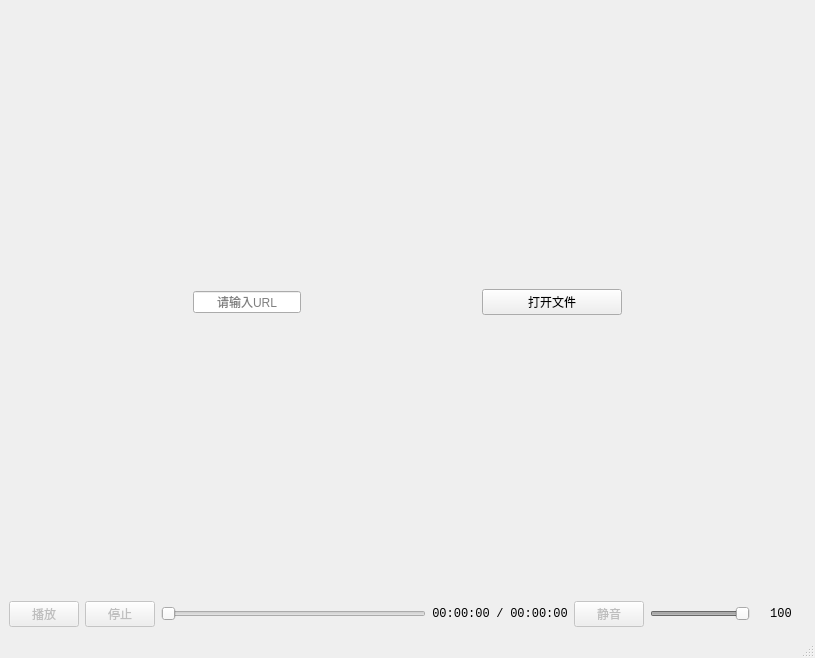
<?xml version="1.0" encoding="UTF-8"?>
<ui version="4.0">
 <class>MainWindow</class>
 <widget class="QMainWindow" name="MainWindow">
  <property name="geometry">
   <rect>
    <x>0</x>
    <y>0</y>
    <width>815</width>
    <height>658</height>
   </rect>
  </property>
  <property name="windowTitle">
   <string>MainWindow</string>
  </property>
  <widget class="QWidget" name="centralwidget">
   <layout class="QVBoxLayout" name="verticalLayout">
    <item>
     <widget class="QStackedWidget" name="playWidget">
      <property name="minimumSize">
       <size>
        <width>0</width>
        <height>300</height>
       </size>
      </property>
      <property name="currentIndex">
       <number>0</number>
      </property>
      <widget class="QWidget" name="openFilePage">
       <layout class="QHBoxLayout" name="horizontalLayout_5">
        <item>
         <widget class="QLineEdit" name="URLInput">
          <property name="sizePolicy">
           <sizepolicy hsizetype="Fixed" vsizetype="Fixed">
            <horstretch>0</horstretch>
            <verstretch>0</verstretch>
           </sizepolicy>
          </property>
          <property name="text">
           <string/>
          </property>
          <property name="alignment">
           <set>Qt::AlignCenter</set>
          </property>
          <property name="dragEnabled">
           <bool>false</bool>
          </property>
          <property name="placeholderText">
           <string>请输入URL</string>
          </property>
         </widget>
        </item>
        <item>
         <widget class="QPushButton" name="openFileBtn">
          <property name="maximumSize">
           <size>
            <width>140</width>
            <height>16777215</height>
           </size>
          </property>
          <property name="text">
           <string>打开文件</string>
          </property>
         </widget>
        </item>
       </layout>
      </widget>
      <widget class="QWidget" name="videoPage">
       <layout class="QGridLayout" name="gridLayout">
        <item row="0" column="0">
         <widget class="VideoWidget" name="videoWidget" native="true"/>
        </item>
       </layout>
      </widget>
     </widget>
    </item>
    <item>
     <layout class="QHBoxLayout" name="horizontalLayout">
      <item>
       <layout class="QHBoxLayout" name="horizontalLayout_2">
        <item>
         <widget class="QPushButton" name="playBtn">
          <property name="enabled">
           <bool>false</bool>
          </property>
          <property name="maximumSize">
           <size>
            <width>70</width>
            <height>16777215</height>
           </size>
          </property>
          <property name="text">
           <string>播放</string>
          </property>
         </widget>
        </item>
        <item>
         <widget class="QPushButton" name="stopBtn">
          <property name="enabled">
           <bool>false</bool>
          </property>
          <property name="maximumSize">
           <size>
            <width>70</width>
            <height>16777215</height>
           </size>
          </property>
          <property name="text">
           <string>停止</string>
          </property>
         </widget>
        </item>
        <item>
         <layout class="QHBoxLayout" name="horizontalLayout_3">
          <item>
           <widget class="VideoSlider" name="timeSlider">
            <property name="enabled">
             <bool>false</bool>
            </property>
            <property name="minimumSize">
             <size>
              <width>250</width>
              <height>0</height>
             </size>
            </property>
            <property name="orientation">
             <enum>Qt::Horizontal</enum>
            </property>
           </widget>
          </item>
          <item>
           <widget class="QLabel" name="timeLabel">
            <property name="minimumSize">
             <size>
              <width>0</width>
              <height>0</height>
             </size>
            </property>
            <property name="maximumSize">
             <size>
              <width>110</width>
              <height>16777215</height>
             </size>
            </property>
            <property name="font">
             <font>
              <family>Consolas</family>
             </font>
            </property>
            <property name="text">
             <string>00:00:00</string>
            </property>
            <property name="alignment">
             <set>Qt::AlignCenter</set>
            </property>
           </widget>
          </item>
          <item>
           <widget class="QLabel" name="label_2">
            <property name="font">
             <font>
              <family>Consolas</family>
             </font>
            </property>
            <property name="text">
             <string>/</string>
            </property>
            <property name="alignment">
             <set>Qt::AlignCenter</set>
            </property>
           </widget>
          </item>
          <item>
           <widget class="QLabel" name="durationLabel">
            <property name="maximumSize">
             <size>
              <width>110</width>
              <height>16777215</height>
             </size>
            </property>
            <property name="font">
             <font>
              <family>Consolas</family>
             </font>
            </property>
            <property name="text">
             <string>00:00:00</string>
            </property>
            <property name="alignment">
             <set>Qt::AlignCenter</set>
            </property>
           </widget>
          </item>
         </layout>
        </item>
        <item>
         <layout class="QHBoxLayout" name="horizontalLayout_4">
          <item>
           <widget class="QPushButton" name="muteBtn">
            <property name="enabled">
             <bool>false</bool>
            </property>
            <property name="maximumSize">
             <size>
              <width>70</width>
              <height>16777215</height>
             </size>
            </property>
            <property name="text">
             <string>静音</string>
            </property>
           </widget>
          </item>
          <item>
           <widget class="VideoSlider" name="volumnSlider">
            <property name="enabled">
             <bool>false</bool>
            </property>
            <property name="minimumSize">
             <size>
              <width>100</width>
              <height>0</height>
             </size>
            </property>
            <property name="maximumSize">
             <size>
              <width>100</width>
              <height>16777215</height>
             </size>
            </property>
            <property name="maximum">
             <number>100</number>
            </property>
            <property name="value">
             <number>100</number>
            </property>
            <property name="orientation">
             <enum>Qt::Horizontal</enum>
            </property>
           </widget>
          </item>
          <item>
           <widget class="QLabel" name="volumnLabel">
            <property name="minimumSize">
             <size>
              <width>30</width>
              <height>0</height>
             </size>
            </property>
            <property name="maximumSize">
             <size>
              <width>50</width>
              <height>16777215</height>
             </size>
            </property>
            <property name="font">
             <font>
              <family>Consolas</family>
             </font>
            </property>
            <property name="text">
             <string>100</string>
            </property>
            <property name="alignment">
             <set>Qt::AlignCenter</set>
            </property>
           </widget>
          </item>
         </layout>
        </item>
       </layout>
      </item>
     </layout>
    </item>
   </layout>
  </widget>
  <widget class="QMenuBar" name="menubar">
   <property name="geometry">
    <rect>
     <x>0</x>
     <y>0</y>
     <width>815</width>
     <height>21</height>
    </rect>
   </property>
  </widget>
  <widget class="QStatusBar" name="statusbar"/>
 </widget>
 <customwidgets>
  <customwidget>
   <class>VideoWidget</class>
   <extends>QWidget</extends>
   <header>videowidget.h</header>
   <container>1</container>
  </customwidget>
  <customwidget>
   <class>VideoSlider</class>
   <extends>QSlider</extends>
   <header>videoslider.h</header>
  </customwidget>
 </customwidgets>
 <resources/>
 <connections/>
</ui>
